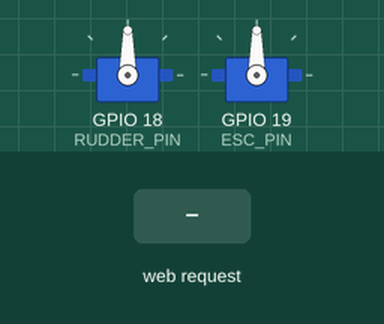
Recording of a sketch running on a simulated ESP32. Shown: 2 × servo. The inputs (shaded band) are chosen by the test bench. What the sketch prints to the serial monitor is not drawn.

Above: at 4.7 s.
4.8 s: HTTP request GET /throttle?speed=1 received
At 5.9 s:
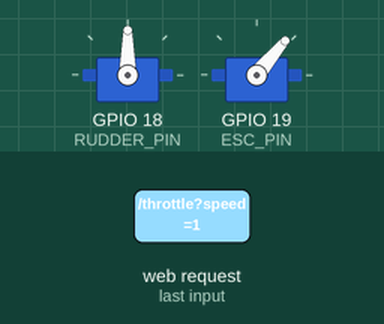
7.8 s: HTTP request GET /throttle?speed=120 received
At 9.4 s:
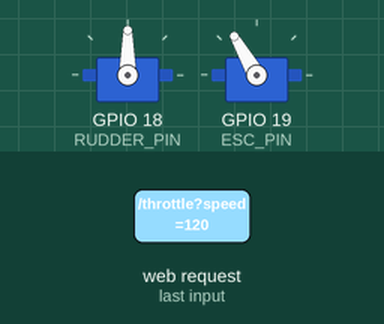
10.8 s: HTTP request GET /steer?angle=1 received
At 11.9 s:
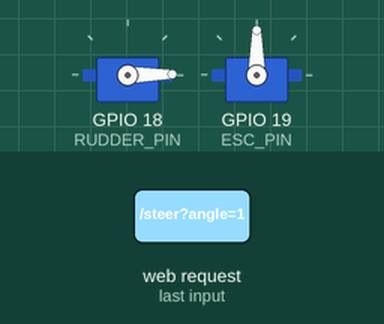
12.3 s: HTTP request GET /throttle?speed=0 received
15.3 s: HTTP request GET /steer?angle=120 received
At 16.5 s:
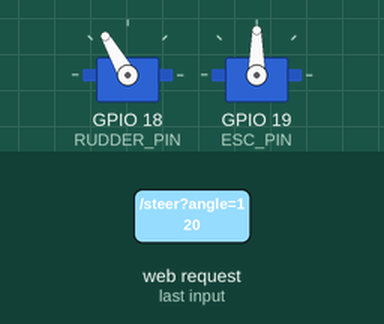
16.8 s: HTTP request GET /throttle?speed=1&angle=1 received
Timing chart, 0 to 20.8 s (numbered marks = the images above; inputs shaded):
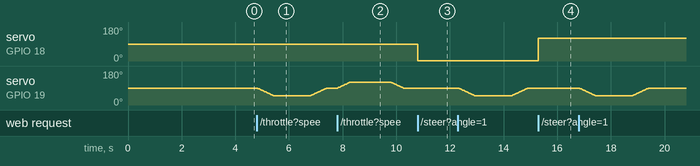

Measured:
- after the input at 7.8 s, servo on GPIO 19 (ESC_PIN): rises from 90° to 120° in 0.43 s, then falls to 90° in 2.0 s
- after the input at 10.8 s, servo on GPIO 18 (RUDDER_PIN): 90° → 1° at once
- after the input at 15.3 s, servo on GPIO 18 (RUDDER_PIN): 1° → 120° at once

The sketch:

servo_http.ino
```cpp
#include <WiFi.h>
#include <WebServer.h>
#include <ESP32Servo.h>
#include "soc/soc.h"
#include "soc/rtc_cntl_reg.h"

Servo rudderServo;
Servo motorESC;

const int RUDDER_PIN = 18;
const int ESC_PIN    = 19;

WebServer server(80);

const char* ssid = "ESP32-Boat-Control";
const char* password = "password123";

int currentSpeed = 90;

// --- FAILSAFE VARIABLES ---
unsigned long lastHeartbeat = 0;
const unsigned long FAILSAFE_TIMEOUT = 2000; // 2.0 seconds timeout limit
bool isFailsafeActive = false;

const char HTML_PAGE[] = R"rawliteral(
<!DOCTYPE html>
<html>
<head>
  <meta name="viewport" content="width=device-width, initial-scale=1">
  <title>ESP32 Boat Controller</title>
  <style>
    body { font-family: Arial, sans-serif; text-align: center; margin-top: 15px; background-color: #f4f4f9; }
    h1 { color: #333; margin-bottom: 5px; }
    #status-box {
      font-weight: bold; font-size: 16px; color: #2c3e50;
      background: #e2e8f0; padding: 10px; border-radius: 8px;
      margin: 10px auto; max-width: 320px;
    }
    .btn {
      display: inline-block; width: 80%; max-width: 300px; margin: 6px auto; padding: 14px;
      font-size: 18px; font-weight: bold; color: white; border: none;
      border-radius: 8px; cursor: pointer; touch-action: manipulation;
    }
    .btn-green  { background-color: #2ecc71; }
    .btn-red    { background-color: #e74c3c; }
    .btn-blue   { background-color: #3498db; }
    .btn-dark   { background-color: #34495e; }
    .btn:active { transform: scale(0.96); opacity: 0.8; }
  </style>
  <script>
    function sendCmd(url, statusText) {
      document.getElementById('status-box').innerText = "Sending: " + statusText + "...";
      document.getElementById('status-box').style.background = "#f1c40f";

      fetch(url)
        .then(response => response.text())
        .then(data => {
          document.getElementById('status-box').innerText = "Active: " + statusText;
          document.getElementById('status-box').style.background = "#2ecc71";
        })
        .catch(error => {
          document.getElementById('status-box').innerText = "DISCONNECTED!";
          document.getElementById('status-box').style.background = "#e74c3c";
        });
    }

    // Ping the ESP32 every 1000ms to keep connection alive
    setInterval(() => {
      fetch('/ping').catch(e => {
        document.getElementById('status-box').innerText = "LOST CONNECTION!";
        document.getElementById('status-box').style.background = "#e74c3c";
      });
    }, 1000);
  </script>
</head>
<body>
  <h1> ESP32 Airboat</h1>
  <div id="status-box">Status: Connected</div>

  <h3>Rudder Steering</h3>
  <button class="btn btn-blue" onclick="sendCmd('/steer?angle=45',  'Steer Left')"> LEFT</button><br>
  <button class="btn btn-blue" onclick="sendCmd('/steer?angle=90',  'Steer Center')"> CENTER</button><br>
  <button class="btn btn-blue" onclick="sendCmd('/steer?angle=135', 'Steer Right')"> RIGHT</button>
</body>
</html>
)rawliteral";

void setMotorSpeed(int targetSpeed) {
  targetSpeed = constrain(targetSpeed, 50, 130);

  if (targetSpeed > currentSpeed) {
    for (int s = currentSpeed; s <= targetSpeed; s++) {
      motorESC.write(s);
      delay(15);
    }
  } else {
    for (int s = currentSpeed; s >= targetSpeed; s--) {
      motorESC.write(s);
      delay(15);
    }
  }
  currentSpeed = targetSpeed;
}

void handleRoot() {
  lastHeartbeat = millis();
  server.send(200, "text/html", HTML_PAGE);
}

void handlePing() {
  lastHeartbeat = millis(); // Refresh connection timestamp
  isFailsafeActive = false;
  server.send(200, "text/plain", "PONG");
}

void handleThrottle() {
  lastHeartbeat = millis();
  isFailsafeActive = false;
  if (server.hasArg("speed")) {
    int speed = server.arg("speed").toInt();
    setMotorSpeed(speed);
  }
  server.send(200, "text/plain", "OK");
}

void handleSteer() {
  lastHeartbeat = millis();
  isFailsafeActive = false;
  if (server.hasArg("angle")) {
    int angle = server.arg("angle").toInt();
    angle = constrain(angle, 0, 180);
    rudderServo.write(angle);
  }
  server.send(200, "text/plain", "OK");
}

void setup() {
  //WRITE_PERI_REG(RTC_CNTL_BROWN_OUT_REG, 0);
  delay(2000);
  Serial.begin(115200);
  delay(15);
  Serial.println("starting to initilialize");


  ESP32PWM::allocateTimer(0);
  ESP32PWM::allocateTimer(1);
  Serial.println("timers allocated");

  rudderServo.setPeriodHertz(50);
  rudderServo.attach(RUDDER_PIN, 500, 2400);
  rudderServo.write(90);

  motorESC.setPeriodHertz(50);
  motorESC.attach(ESC_PIN, 1000, 2000);
  motorESC.write(90);
  delay(1500);

  WiFi.softAP(ssid, password);

  server.on("/", handleRoot);
  server.on("/ping", handlePing);
  server.on("/throttle", handleThrottle);
  server.on("/steer", handleSteer);
  server.begin();
  Serial.println("webserver booted");

  lastHeartbeat = millis();
}

void loop() {
  server.handleClient();

  // --- FAILSAFE MONITORING ---
  // If more than 2 seconds pass without a packet from the phone, kill the motor!
  if (millis() - lastHeartbeat > FAILSAFE_TIMEOUT) {
    if (!isFailsafeActive && currentSpeed != 90) {
      setMotorSpeed(90); // Hard stop
      isFailsafeActive = true;
      Serial.println("⚠️ FAILSAFE TRIGGERED: Connection lost! Stopping motor.");
    }
  }
}
```
